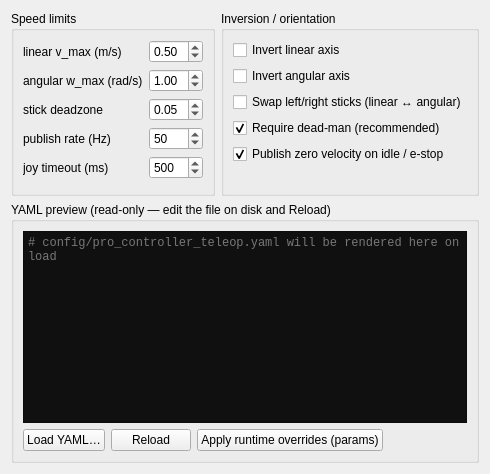
      <widget class="QWidget" name="tabConfig">
       <attribute name="title"><string>Config</string></attribute>
       <layout class="QGridLayout" name="tabConfigLayout">

        <item row="0" column="0">
         <widget class="QGroupBox" name="grpSpeedLimits">
          <property name="title"><string>Speed limits</string></property>
          <layout class="QFormLayout" name="grpSpeedLimitsLayout">
           <item row="0" column="0"><widget class="QLabel" name="lblVMaxCap"><property name="text"><string>linear v_max (m/s)</string></property></widget></item>
           <item row="0" column="1"><widget class="QDoubleSpinBox" name="spnVMax"><property name="minimum"><double>0.0</double></property><property name="maximum"><double>5.0</double></property><property name="singleStep"><double>0.05</double></property><property name="value"><double>0.5</double></property></widget></item>
           <item row="1" column="0"><widget class="QLabel" name="lblWMaxCap"><property name="text"><string>angular w_max (rad/s)</string></property></widget></item>
           <item row="1" column="1"><widget class="QDoubleSpinBox" name="spnWMax"><property name="minimum"><double>0.0</double></property><property name="maximum"><double>6.28</double></property><property name="singleStep"><double>0.05</double></property><property name="value"><double>1.0</double></property></widget></item>
           <item row="2" column="0"><widget class="QLabel" name="lblDeadzoneCap"><property name="text"><string>stick deadzone</string></property></widget></item>
           <item row="2" column="1"><widget class="QDoubleSpinBox" name="spnDeadzone"><property name="minimum"><double>0.0</double></property><property name="maximum"><double>0.5</double></property><property name="singleStep"><double>0.01</double></property><property name="value"><double>0.05</double></property></widget></item>
           <item row="3" column="0"><widget class="QLabel" name="lblPubRateCap"><property name="text"><string>publish rate (Hz)</string></property></widget></item>
           <item row="3" column="1"><widget class="QSpinBox" name="spnPubRate"><property name="minimum"><number>1</number></property><property name="maximum"><number>200</number></property><property name="value"><number>50</number></property></widget></item>
           <item row="4" column="0"><widget class="QLabel" name="lblTimeoutCap"><property name="text"><string>joy timeout (ms)</string></property></widget></item>
           <item row="4" column="1"><widget class="QSpinBox" name="spnTimeout"><property name="minimum"><number>50</number></property><property name="maximum"><number>5000</number></property><property name="value"><number>500</number></property></widget></item>
          </layout>
         </widget>
        </item>

        <item row="0" column="1">
         <widget class="QGroupBox" name="grpInvert">
          <property name="title"><string>Inversion / orientation</string></property>
          <layout class="QVBoxLayout" name="grpInvertLayout">
           <item><widget class="QCheckBox" name="chkInvLinear"><property name="text"><string>Invert linear axis</string></property></widget></item>
           <item><widget class="QCheckBox" name="chkInvAngular"><property name="text"><string>Invert angular axis</string></property></widget></item>
           <item><widget class="QCheckBox" name="chkSwapSticks"><property name="text"><string>Swap left/right sticks (linear ↔ angular)</string></property></widget></item>
           <item><widget class="QCheckBox" name="chkRequireDeadman"><property name="text"><string>Require dead-man (recommended)</string></property><property name="checked"><bool>true</bool></property></widget></item>
           <item><widget class="QCheckBox" name="chkPublishZero"><property name="text"><string>Publish zero velocity on idle / e-stop</string></property><property name="checked"><bool>true</bool></property></widget></item>
           <item><spacer name="invSpacer"><property name="orientation"><enum>Qt::Vertical</enum></property><property name="sizeHint" stdset="0"><size><width>20</width><height>20</height></size></property></spacer></item>
          </layout>
         </widget>
        </item>

        <item row="1" column="0" colspan="2">
         <widget class="QGroupBox" name="grpYamlPreview">
          <property name="title"><string>YAML preview (read-only — edit the file on disk and Reload)</string></property>
          <layout class="QVBoxLayout" name="grpYamlPreviewLayout">
           <item>
            <widget class="QPlainTextEdit" name="txtYamlPreview">
             <property name="readOnly"><bool>true</bool></property>
             <property name="styleSheet"><string>font-family:monospace; font-size:9pt; background:#101010; color:#ddd;</string></property>
             <property name="placeholderText"><string># config/pro_controller_teleop.yaml will be rendered here on load</string></property>
            </widget>
           </item>
           <item>
            <layout class="QHBoxLayout" name="cfgBtnLayout">
             <item><widget class="QPushButton" name="btnLoadYaml"><property name="text"><string>Load YAML…</string></property></widget></item>
             <item><widget class="QPushButton" name="btnReloadYaml"><property name="text"><string>Reload</string></property></widget></item>
             <item><widget class="QPushButton" name="btnApplyRuntime"><property name="text"><string>Apply runtime overrides (params)</string></property><property name="toolTip"><string>Pushes spin/checkbox values to the live teleop node via ROS2 parameters — does not write the YAML file.</string></property></widget></item>
             <item><spacer name="cfgSpacer"><property name="orientation"><enum>Qt::Horizontal</enum></property><property name="sizeHint" stdset="0"><size><width>40</width><height>20</height></size></property></spacer></item>
            </layout>
           </item>
          </layout>
         </widget>
        </item>
       </layout>
      </widget>
